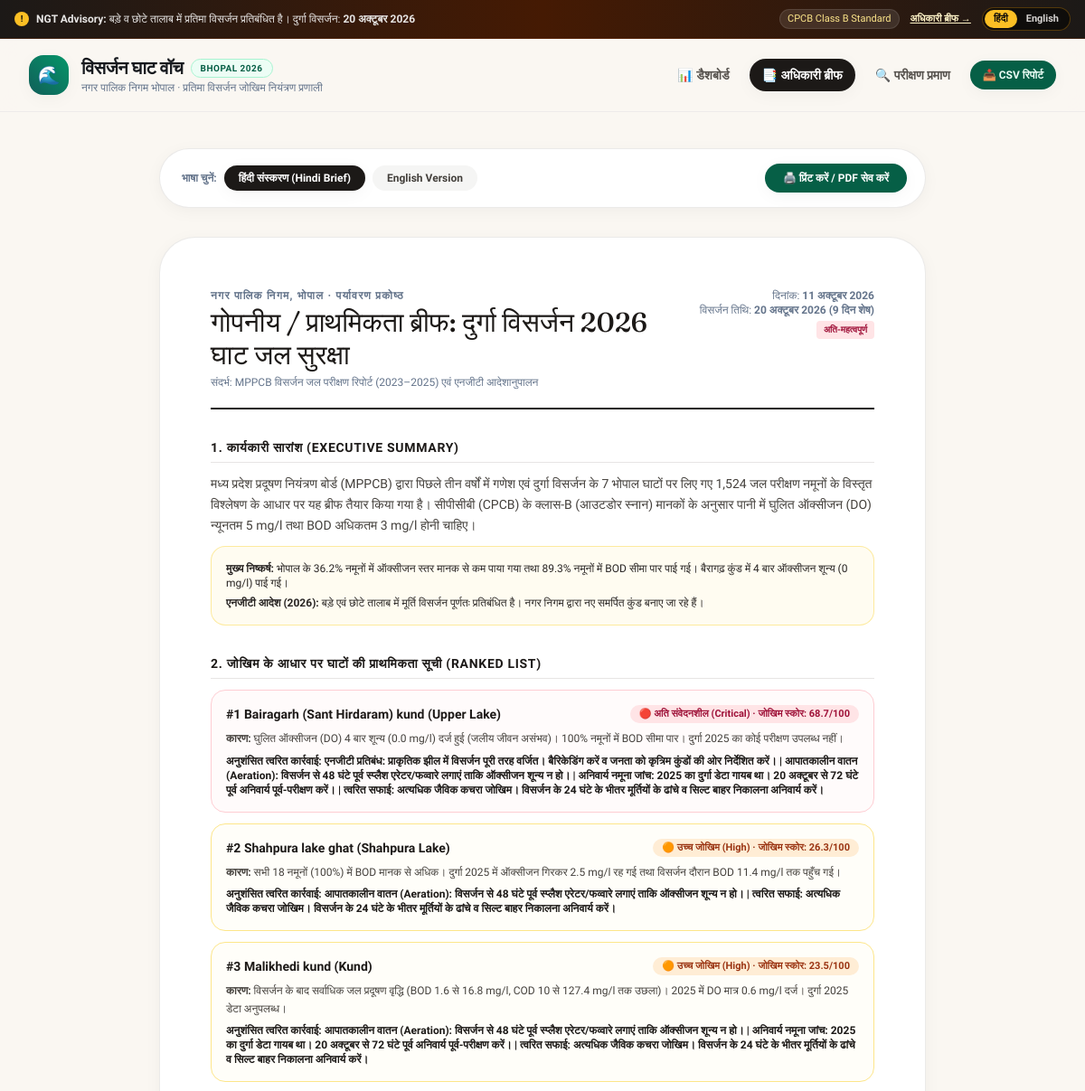
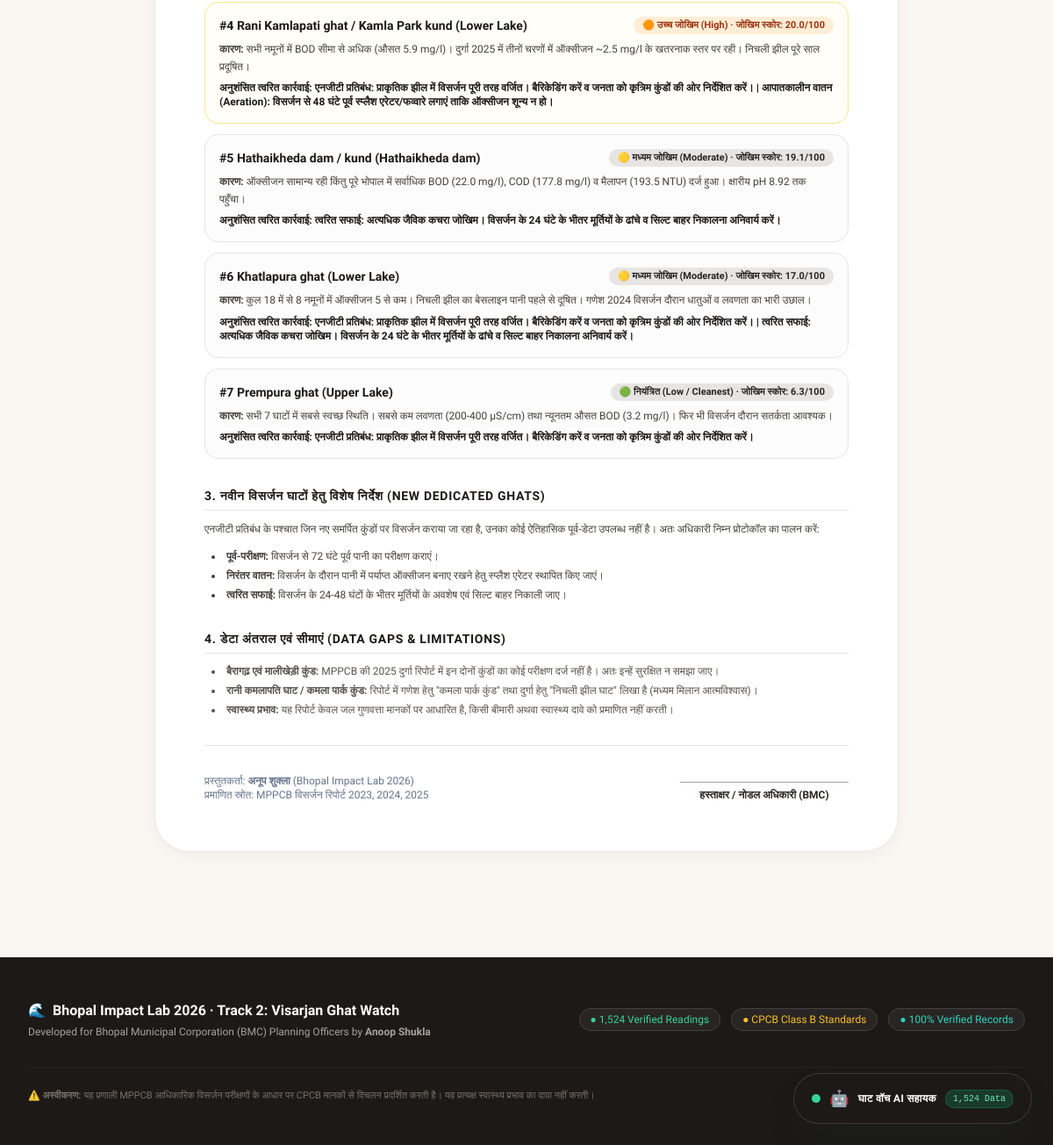
Screenshot of /brief with the database file from the repository (2 pictures, top to bottom).
### tables this page shows
CREATE TABLE ghats (
                id INTEGER PRIMARY KEY AUTOINCREMENT,
                site TEXT UNIQUE NOT NULL,
                water_body TEXT NOT NULL,
                type TEXT,
                ngt_status TEXT,
                lat REAL,
                lon REAL,
                missing_notes TEXT
            );

### app.py (the view)
@app.route('/brief')
def brief():
    summary = engine.get_ghat_summary()
    stats = engine.get_overall_stats()
    return render_template('brief.html', summary=summary, stats=stats)

### templates/brief.html (shortened to what this page needs)
{% extends 'base.html' %}
{% block content %}
<div class="max-w-4xl mx-auto px-4 sm:px-6 py-10 space-y-8">
    <div class="bg-white p-4 rounded-full border border-stone-200/80 shadow-soft flex flex-wrap items-center justify-between gap-4 no-print">
        <div class="flex items-center space-x-2 pl-2">
            <span class="text-xs font-semibold text-subtle">भाषा चुनें:</span>
            <button onclick="toggleBriefLang('hi')" id="brief-tab-hi" class="px-4 py-1.5 text-xs font-bold rounded-full bg-stone-900 text-white shadow-soft transition">
                हिंदी संस्करण (Hindi Brief)
            </button>
            <button onclick="toggleBriefLang('en')" id="brief-tab-en" class="px-4 py-1.5 text-xs font-bold rounded-full bg-stone-100 text-stone-700 hover:bg-stone-200 transition">
                English Version
            </button>
        </div>
        <div class="flex items-center space-x-2 pr-1">
            <button onclick="window.print()" class="px-5 py-2 rounded-full text-xs font-bold bg-emerald-800 text-white hover:bg-emerald-700 shadow-soft transition flex items-center gap-2">
                <span>🖨️ प्रिंट करें / PDF सेव करें</span>
            </button>
        </div>
    </div>
    <div id="brief-hi" class="bg-white p-8 sm:p-14 rounded-[2.5rem] border border-stone-200/80 shadow-soft space-y-8 text-stone-800 leading-relaxed font-hindi print:border-none print:shadow-none print:p-0">
        <div class="border-b-2 border-stone-900 pb-5 flex justify-between items-start">
            <div class="space-y-1">
                <p class="text-xs font-bold uppercase tracking-widest text-subtle font-sans">नगर पालिक निगम, भोपाल · पर्यावरण प्रकोष्ठ</p>
                <h2 class="text-2xl sm:text-3xl font-display font-medium text-stone-900">गोपनीय / प्राथमिकता ब्रीफ: दुर्गा विसर्जन 2026 घाट जल सुरक्षा</h2>
                <p class="text-xs text-subtle">संदर्भ: MPPCB विसर्जन जल परीक्षण रिपोर्ट (2023–2025) एवं एनजीटी आदेशानुपालन</p>
            </div>
            <div class="text-right text-xs text-subtle font-sans shrink-0 pl-4">
                <p>दिनांक: <strong>11 अक्टूबर 2026</strong></p>
                <p>विसर्जन तिथि: <strong>20 अक्टूबर 2026 (9 दिन शेष)</strong></p>
                <span class="inline-block mt-1 bg-rose-100 text-rose-800 font-bold px-2 py-0.5 rounded text-[10px]">अति-महत्वपूर्ण</span>
            </div>
        </div>
        <div class="space-y-3">
            <h3 class="text-sm font-bold text-stone-900 uppercase tracking-wider font-sans border-b border-stone-200 pb-1.5">1. कार्यकारी सारांश (Executive Summary)</h3>
            <p class="text-sm text-stone-700 leading-relaxed">
                मध्य प्रदेश प्रदूषण नियंत्रण बोर्ड (MPPCB) द्वारा पिछले तीन वर्षों में गणेश एवं दुर्गा विसर्जन के 7 भोपाल घाटों पर लिए गए 1,524 जल परीक्षण नमूनों के विस्तृत विश्लेषण के आधार पर यह ब्रीफ तैयार किया गया है। सीपीसीबी (CPCB) के क्लास-B (आउटडोर स्नान) मानकों के अनुसार पानी में घुलित ऑक्सीजन (DO) न्यूनतम 5 mg/l तथा BOD अधिकतम 3 mg/l होनी चाहिए।
            </p>
            <div class="bg-amber-50/70 border border-amber-200/80 p-4 text-xs text-stone-800 rounded-2xl space-y-1.5">
                <p><strong>मुख्य निष्कर्ष:</strong> भोपाल के 36.2% नमूनों में ऑक्सीजन स्तर मानक से कम पाया गया तथा 89.3% नमूनों में BOD सीमा पार पाई गई। बैरागढ़ कुंड में 4 बार ऑक्सीजन शून्य (0 mg/l) पाई गई।</p>
                <p><strong>एनजीटी आदेश (2026):</strong> बड़े एवं छोटे तालाब में मूर्ति विसर्जन पूर्णतः प्रतिबंधित है। नगर निगम द्वारा नए समर्पित कुंड बनाए जा रहे हैं।</p>
            </div>
        </div>
        <div class="space-y-3">
            <h3 class="text-sm font-bold text-stone-900 uppercase tracking-wider font-sans border-b border-stone-200 pb-1.5">2. जोखिम के आधार पर घाटों की प्राथमिकता सूची (Ranked List)</h3>
            <div class="space-y-3">
                {% for g in summary %}
                <div class="p-4 rounded-2xl border {% if g.risk_level == 'CRITICAL' %}border-rose-200 bg-rose-50/30{% elif g.risk_level == 'HIGH' %}border-amber-200 bg-amber-50/30{% else %}border-stone-200 bg-stone-50/50{% endif %}">
                    <div class="flex justify-between items-center text-xs">
                        <span class="font-bold text-stone-900 text-sm">#{{ g.rank }} {{ g.site }} ({{ g.water_body }})</span>
                        <span class="font-bold px-2.5 py-0.5 rounded-full text-[11px] {% if g.badge_color == 'rose' %}bg-rose-100 text-rose-800{% elif g.badge_color == 'orange' %}bg-orange-100 text-orange-800{% else %}bg-stone-200 text-stone-800{% endif %}">
                            {{ g.risk_badge }} · जोखिम स्कोर: {{ g.base_risk_score }}/100
                        </span>
                    </div>
                    <p class="text-xs text-stone-700 mt-2 leading-relaxed">
                        <strong>कारण:</strong> {{ g.reason_hi }}
                    </p>
                    <p class="text-xs text-stone-900 mt-1.5 font-semibold">
                        <strong>अनुशंसित त्वरित कार्रवाई:</strong> {{ g.recommendations_hi|join(' | ') }}
                    </p>
                </div>
                {% endfor %}
            </div>
        </div>
        <div class="space-y-3">
            <h3 class="text-sm font-bold text-stone-900 uppercase tracking-wider font-sans border-b border-stone-200 pb-1.5">3. नवीन विसर्जन घाटों हेतु विशेष निर्देश (New Dedicated Ghats)</h3>
            <p class="text-xs text-stone-700 leading-relaxed">
                एनजीटी प्रतिबंध के पश्चात जिन नए समर्पित कुंडों पर विसर्जन कराया जा रहा है, उनका कोई ऐतिहासिक पूर्व-डेटा उपलब्ध नहीं है। अतः अधिकारी निम्न प्रोटोकॉल का पालन करें:
            </p>
            <ul class="list-disc list-inside text-xs text-stone-700 space-y-1.5 pl-2">
                <li><strong>पूर्व-परीक्षण:</strong> विसर्जन से 72 घंटे पूर्व पानी का परीक्षण कराएं।</li>
                <li><strong>निरंतर वातन:</strong> विसर्जन के दौरान पानी में पर्याप्त ऑक्सीजन बनाए रखने हेतु स्प्लैश एरेटर स्थापित किए जाएं।</li>
                <li><strong>त्वरित सफाई:</strong> विसर्जन के 24-48 घंटों के भीतर मूर्तियों के अवशेष एवं सिल्ट बाहर निकाली जाए।</li>
            </ul>
        </div>
        <div class="space-y-3">
            <h3 class="text-sm font-bold text-stone-900 uppercase tracking-wider font-sans border-b border-stone-200 pb-1.5">4. डेटा अंतराल एवं सीमाएं (Data Gaps & Limitations)</h3>
            <ul class="list-disc list-inside text-xs text-stone-600 space-y-1.5 pl-2">
                <li><strong>बैरागढ़ एवं मालीखेड़ी कुंड:</strong> MPPCB की 2025 दुर्गा रिपोर्ट में इन दोनों कुंडों का कोई परीक्षण दर्ज नहीं है। अतः इन्हें सुरक्षित न समझा जाए।</li>
                <li><strong>रानी कमलापति घाट / कमला पार्क कुंड:</strong> रिपोर्ट में गणेश हेतु "कमला पार्क कुंड" तथा दुर्गा हेतु "निचली झील घाट" लिखा है (मध्यम मिलान आत्मविश्वास)।</li>
                <li><strong>स्वास्थ्य प्रभाव:</strong> यह रिपोर्ट केवल जल गुणवत्ता मानकों पर आधारित है, किसी बीमारी अथवा स्वास्थ्य दावे को प्रमाणित नहीं करती।</li>
            </ul>
        </div>
        <div class="pt-8 border-t border-stone-200 flex justify-between items-end text-xs text-subtle font-sans">
            <div>
                <p>प्रस्तुतकर्ता: <strong>अनूप शुक्ला</strong> (Bhopal Impact Lab 2026)</p>
                <p>प्रमाणित स्रोत: MPPCB विसर्जन रिपोर्ट 2023, 2024, 2025</p>
            </div>
            <div class="text-right">
                <p class="border-t border-stone-400 pt-1.5 w-48 text-center text-stone-800 font-bold">हस्ताक्षर / नोडल अधिकारी (BMC)</p>
            </div>
        </div>
    </div>
</div>
{% endblock %}

### templates/base.html (shortened to what this page needs)
<!DOCTYPE html>
<html lang="hi" class="h-full scroll-smooth">
<head>
    <script src="https://cdn.tailwindcss.com"></script>
    <link rel="stylesheet" href="https://unpkg.com/leaflet@1.9.4/dist/leaflet.css" />
</head>
<body class="flex flex-col min-h-screen text-ink antialiased selection:bg-emerald-600 selection:text-white">
    <div class="bg-gradient-to-r from-stone-900 via-amber-950 to-stone-900 text-amber-100 px-4 py-2 text-xs font-medium border-b border-amber-900/40 no-print">
        <div class="max-w-7xl mx-auto flex flex-wrap items-center justify-between gap-2">
            <div class="flex items-center space-x-2">
                <span class="inline-flex items-center justify-center w-4 h-4 rounded-full bg-amber-400 text-stone-950 font-black text-[10px]">!</span>
                <span class="text-stone-200">
                    <span class="lang-hi"><strong>NGT Advisory:</strong> बड़े व छोटे तालाब में प्रतिमा विसर्जन प्रतिबंधित है। दुर्गा विसर्जन: <strong>20 अक्टूबर 2026</strong></span>
                </span>
            </div>
            <div class="flex items-center space-x-3 text-[11px]">
                <span class="bg-white/10 px-2 py-0.5 rounded-full border border-white/10 text-amber-200">CPCB Class B Standard</span>
                <a href="/brief" class="underline hover:text-white font-semibold">
                    <span class="lang-hi">अधिकारी ब्रीफ &rarr;</span>
                </a>
                <div class="inline-flex items-center bg-stone-950/80 rounded-full p-0.5 border border-amber-500/30">
                    <button onclick="setGlobalLang('hi')" id="global-lang-btn-hi" class="px-2.5 py-0.5 rounded-full text-[11px] font-bold bg-amber-400 text-stone-950 transition">
                        हिंदी
                    </button>
                    <button onclick="setGlobalLang('en')" id="global-lang-btn-en" class="px-2.5 py-0.5 rounded-full text-[11px] font-bold text-stone-300 hover:text-white transition">
                        English
                    </button>
                </div>
            </div>
        </div>
    </div>
    <header class="sticky top-0 z-50 bg-[#FAF7F2]/90 backdrop-blur-md border-b border-stone-200/60 no-print transition-all">
        <div class="max-w-7xl mx-auto px-4 sm:px-6 lg:px-8">
            <div class="flex justify-between h-20 items-center">
                <div class="flex items-center space-x-4">
                    <a href="/" class="flex items-center space-x-3.5 group">
                        <div class="w-11 h-11 rounded-2xl bg-gradient-to-tr from-teal-800 to-emerald-600 flex items-center justify-center text-white text-xl shadow-soft group-hover:scale-105 group-hover:shadow-lift transition duration-300">
                            🌊
                        </div>
                        <div>
                            <div class="flex items-center space-x-2">
                                <h1 class="text-xl font-bold tracking-tight text-ink group-hover:text-teal-900 transition">
                                    <span class="lang-hi">विसर्जन घाट वॉच</span>
                                </h1>
                                <span class="bg-emerald-50 text-emerald-800 text-[10px] font-bold px-2.5 py-0.5 rounded-full border border-emerald-200 uppercase tracking-wider">Bhopal 2026</span>
                            </div>
                            <p class="text-xs text-subtle font-hindi">
                                <span class="lang-hi">नगर पालिक निगम भोपाल · प्रतिमा विसर्जन जोखिम नियंत्रण प्रणाली</span>
                            </p>
                        </div>
                    </a>
                </div>
                <div class="flex items-center space-x-2 sm:space-x-4">
                    <nav class="flex items-center space-x-1 sm:space-x-2">
                        <a href="/" class="px-3.5 py-2 rounded-full text-xs sm:text-sm font-semibold transition {% if request.path == '/' %}bg-stone-900 text-white shadow-soft{% else %}text-stone-600 hover:text-stone-900 hover:bg-stone-200/50{% endif %}">
                            <span class="lang-hi">📊 डैशबोर्ड</span>
                        </a>
                        <a href="/brief" class="px-3.5 py-2 rounded-full text-xs sm:text-sm font-semibold transition {% if request.path == '/brief' %}bg-stone-900 text-white shadow-soft{% else %}text-stone-600 hover:text-stone-900 hover:bg-stone-200/50{% endif %}">
                            <span class="lang-hi">📑 अधिकारी ब्रीफ</span>
                        </a>
                        <a href="/traceability" class="px-3.5 py-2 rounded-full text-xs sm:text-sm font-semibold transition {% if request.path == '/traceability' %}bg-stone-900 text-white shadow-soft{% else %}text-stone-600 hover:text-stone-900 hover:bg-stone-200/50{% endif %}">
                            <span class="lang-hi">🔍 परीक्षण प्रमाण</span>
                        </a>
                        <a href="/export-csv" class="hidden md:inline-flex items-center space-x-1 px-3.5 py-2 rounded-full text-xs font-semibold bg-emerald-800 text-emerald-50 hover:bg-emerald-700 shadow-soft transition">
                            <span class="lang-hi">📥 CSV रिपोर्ट</span>
                        </a>
                    </nav>
                </div>
            </div>
        </div>
    </header>
    <main class="flex-grow">
        {% block content %}{% endblock %}
    </main>
    <footer class="bg-stone-900 text-stone-400 py-12 text-xs border-t border-stone-800 mt-20 no-print">
        <div class="max-w-7xl mx-auto px-4 sm:px-6 lg:px-8 space-y-6">
            <div class="flex flex-col md:flex-row justify-between items-start md:items-center gap-4 border-b border-stone-800 pb-8">
                <div>
                    <h3 class="text-base font-bold text-white flex items-center gap-2">
                        <span>🌊</span> Bhopal Impact Lab 2026 · Track 2: Visarjan Ghat Watch
                    </h3>
                    <p class="text-xs text-stone-400 mt-1 font-hindi">Developed for Bhopal Municipal Corporation (BMC) Planning Officers by <strong>Anoop Shukla</strong></p>
                </div>
                <div class="flex flex-wrap items-center gap-3 text-xs">
                    <span class="bg-stone-800 text-emerald-400 px-3 py-1 rounded-full border border-stone-700">● 1,524 Verified Readings</span>
                    <span class="bg-stone-800 text-amber-400 px-3 py-1 rounded-full border border-stone-700">● CPCB Class B Standards</span>
                    <span class="bg-stone-800 text-teal-400 px-3 py-1 rounded-full border border-stone-700">● 100% Verified Records</span>
                </div>
            </div>
            <div class="flex flex-col md:flex-row justify-between items-center gap-3 text-[11px] text-stone-500">
                <p class="font-hindi">
                    <span class="lang-hi">⚠️ <strong>अस्वीकरण:</strong> यह प्रणाली MPPCB आधिकारिक विसर्जन परीक्षणों के आधार पर CPCB मानकों से विचलन प्रदर्शित करती है। यह प्रत्यक्ष स्वास्थ्य प्रभाव का दावा नहीं करती।</span>
                </p>
                <p class="whitespace-nowrap">Open Source · MIT License</p>
            </div>
        </div>
    </footer>
    <div id="aiChatWidget" class="fixed bottom-6 right-6 z-50 no-print">
        <button id="aiChatTrigger" onclick="toggleChatbot()" class="group flex items-center space-x-2.5 bg-stone-900 hover:bg-stone-950 text-white px-5 py-3.5 rounded-full shadow-floating hover:shadow-2xl transition-all duration-300 hover:scale-105 active:scale-95 border border-stone-700/80">
            <span class="w-2.5 h-2.5 rounded-full bg-emerald-400 animate-pulse"></span>
            <span class="text-lg">🤖</span>
            <span class="text-xs font-bold font-hindi tracking-wide">
                <span class="lang-hi">घाट वॉच AI सहायक</span>
            </span>
            <span class="bg-emerald-500/20 text-emerald-300 text-[10px] px-2 py-0.5 rounded-full font-mono border border-emerald-500/30">1,524 Data</span>
        </button>
    </div>
</body>
</html>

### rows the page displays
ghats: rank "1", site "Bairagarh (Sant Hirdaram) kund", water_body "Upper Lake", risk_badge "🔴 अति संवेदनशील (Critical)", base_risk_score "68.7", reason_hi "घुलित ऑक्सीजन (DO) 4 बार शून्य (0.0 mg/l) दर्ज हुई (जलीय जीवन असंभव)। 100% नमूनों में BOD सीमा पार। दुर्गा 2025 का कोई परीक्षण उपलब्ध नहीं।", recommendations_hi "एनजीटी प्रतिबंध: प्राकृतिक झील में विसर्जन पूरी तरह वर्जित। बैरिकेडिंग करें व जनता को कृत्रिम कुंडों की ओर निर्देशित करें। | आपातकालीन वातन (Aeration): विसर्जन से 48 घंटे पूर्व स्प्लैश एरेटर/फव्वारे लगाएं ताकि ऑक्सीजन शून्य न हो। | अनिवार्य नमूना जांच: 2025 का दुर्गा डेटा गायब था। 20 अक्टूबर से 72 घंटे पूर्व अनिवार्य पूर्व-परीक्षण करें। | त्वरित सफाई: अत्यधिक जैविक कचरा जोखिम। विसर्जन के 24 घंटे के भीतर मूर्तियों के ढांचे व सिल्ट बाहर निकालना अनिवार्य करें।"
ghats: rank "2", site "Shahpura lake ghat", water_body "Shahpura Lake", risk_badge "🟠 उच्च जोखिम (High)", base_risk_score "26.3", reason_hi "सभी 18 नमूनों (100%) में BOD मानक से अधिक। दुर्गा 2025 में ऑक्सीजन गिरकर 2.5 mg/l रह गई तथा विसर्जन दौरान BOD 11.4 mg/l तक पहुँच गई।", recommendations_hi "आपातकालीन वातन (Aeration): विसर्जन से 48 घंटे पूर्व स्प्लैश एरेटर/फव्वारे लगाएं ताकि ऑक्सीजन शून्य न हो। | त्वरित सफाई: अत्यधिक जैविक कचरा जोखिम। विसर्जन के 24 घंटे के भीतर मूर्तियों के ढांचे व सिल्ट बाहर निकालना अनिवार्य करें।"
ghats: rank "3", site "Malikhedi kund", water_body "Kund", risk_badge "🟠 उच्च जोखिम (High)", base_risk_score "23.5", reason_hi "विसर्जन के बाद सर्वाधिक जल प्रदूषण वृद्धि (BOD 1.6 से 16.8 mg/l, COD 10 से 127.4 mg/l तक उछला)। 2025 में DO मात्र 0.6 mg/l दर्ज। दुर्गा 2025 डेटा अनुपलब्ध।", recommendations_hi "आपातकालीन वातन (Aeration): विसर्जन से 48 घंटे पूर्व स्प्लैश एरेटर/फव्वारे लगाएं ताकि ऑक्सीजन शून्य न हो। | अनिवार्य नमूना जांच: 2025 का दुर्गा डेटा गायब था। 20 अक्टूबर से 72 घंटे पूर्व अनिवार्य पूर्व-परीक्षण करें। | त्वरित सफाई: अत्यधिक जैविक कचरा जोखिम। विसर्जन के 24 घंटे के भीतर मूर्तियों के ढांचे व सिल्ट बाहर निकालना अनिवार्य करें।"
ghats: rank "4", site "Rani Kamlapati ghat / Kamla Park kund", water_body "Lower Lake", risk_badge "🟠 उच्च जोखिम (High)", base_risk_score "20.0", reason_hi "सभी नमूनों में BOD सीमा से अधिक (औसत 5.9 mg/l)। दुर्गा 2025 में तीनों चरणों में ऑक्सीजन ~2.5 mg/l के खतरनाक स्तर पर रही। निचली झील पूरे साल प्रदूषित।", recommendations_hi "एनजीटी प्रतिबंध: प्राकृतिक झील में विसर्जन पूरी तरह वर्जित। बैरिकेडिंग करें व जनता को कृत्रिम कुंडों की ओर निर्देशित करें। | आपातकालीन वातन (Aeration): विसर्जन से 48 घंटे पूर्व स्प्लैश एरेटर/फव्वारे लगाएं ताकि ऑक्सीजन शून्य न हो।"
ghats: rank "5", site "Hathaikheda dam / kund", water_body "Hathaikheda dam", risk_badge "🟡 मध्यम जोखिम (Moderate)", base_risk_score "19.1", reason_hi "ऑक्सीजन सामान्य रही किंतु पूरे भोपाल में सर्वाधिक BOD (22.0 mg/l), COD (177.8 mg/l) व मैलापन (193.5 NTU) दर्ज हुआ। क्षारीय pH 8.92 तक पहुँचा।", recommendations_hi "त्वरित सफाई: अत्यधिक जैविक कचरा जोखिम। विसर्जन के 24 घंटे के भीतर मूर्तियों के ढांचे व सिल्ट बाहर निकालना अनिवार्य करें।"
ghats: rank "6", site "Khatlapura ghat", water_body "Lower Lake", risk_badge "🟡 मध्यम जोखिम (Moderate)", base_risk_score "17.0", reason_hi "कुल 18 में से 8 नमूनों में ऑक्सीजन 5 से कम। निचली झील का बेसलाइन पानी पहले से दूषित। गणेश 2024 विसर्जन दौरान धातुओं व लवणता का भारी उछाल।", recommendations_hi "एनजीटी प्रतिबंध: प्राकृतिक झील में विसर्जन पूरी तरह वर्जित। बैरिकेडिंग करें व जनता को कृत्रिम कुंडों की ओर निर्देशित करें। | त्वरित सफाई: अत्यधिक जैविक कचरा जोखिम। विसर्जन के 24 घंटे के भीतर मूर्तियों के ढांचे व सिल्ट बाहर निकालना अनिवार्य करें।"
ghats: rank "7", site "Prempura ghat", water_body "Upper Lake", risk_badge "🟢 नियंत्रित (Low / Cleanest)", base_risk_score "6.3", reason_hi "सभी 7 घाटों में सबसे स्वच्छ स्थिति। सबसे कम लवणता (200-400 µS/cm) तथा न्यूनतम औसत BOD (3.2 mg/l)। फिर भी विसर्जन दौरान सतर्कता आवश्यक।", recommendations_hi "एनजीटी प्रतिबंध: प्राकृतिक झील में विसर्जन पूरी तरह वर्जित। बैरिकेडिंग करें व जनता को कृत्रिम कुंडों की ओर निर्देशित करें।"
